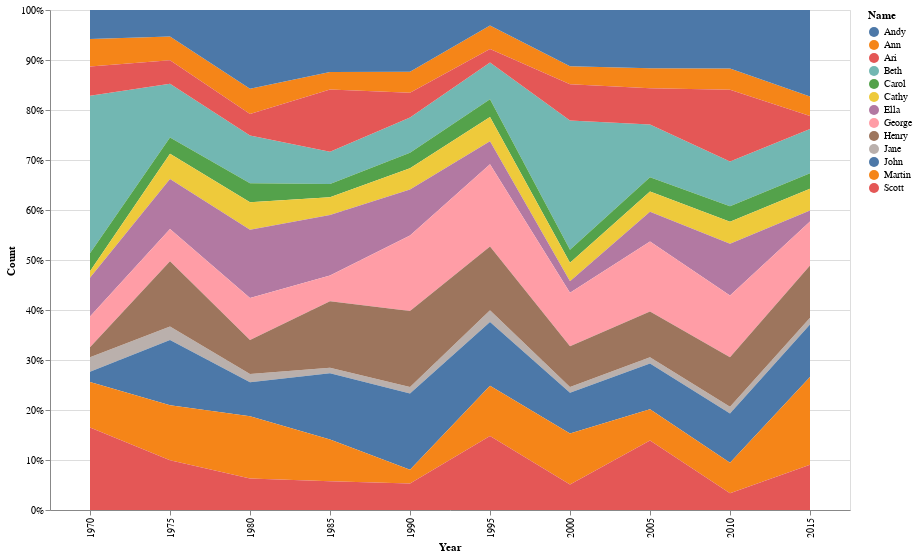

The notebook cell this image was saved under:
### Markdown cell above
# 1. Stacked Area Chart

### Code cell
selector = alt.selection_single(on='mouseover',nearest=True)

base = alt.Chart(dataset).mark_area(
    #opacity=0.5
).encode(
    x="Year:O",
    y=alt.Y("Count:Q", stack="normalize"),
    color=alt.condition(selector, 'Name:N', alt.value('lightgray'))
).add_selection(
    selector
).transform_filter(
    selector
).properties(
    height=500,
    width=800
)

base

### Figure 1 — Vega-Lite specification as saved in the notebook (floating-point values rounded to 4 significant figures; data arrays with more than 128 entries replaced by an {"elided": "..."} marker saying what was removed)
{"config": {"view": {"continuousWidth": 400, "continuousHeight": 300}}, "data": {"name": "data-256719b54cc80e04d515bc70415bd63b"}, "mark": "area", "encoding": {"color": {"condition": {"type": "nominal", "field": "Name", "selection": "selector001"}, "value": "lightgray"}, "x": {"type": "ordinal", "field": "Year"}, "y": {"type": "quantitative", "field": "Count", "stack": "normalize"}}, "height": 500, "selection": {"selector001": {"type": "single", "on": "mouseover", "nearest": true}}, "transform": [{"filter": {"selection": "selector001"}}], "width": 800, "$schema": "https://vega.github.io/schema/vega-lite/v4.8.1.json", "datasets": {"data-256719b54cc80e04d515bc70415bd63b": {"elided": "130 records"}}}
